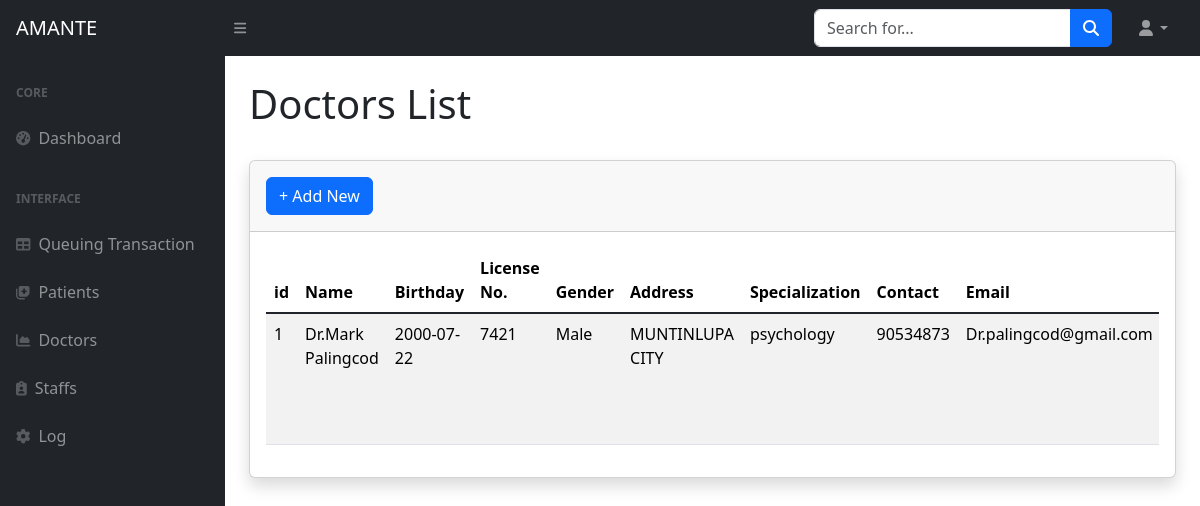
/admindoctors.php, run on the app's committed database.
### tables this page shows
CREATE TABLE `doctor` (
  `id` int(11) NOT NULL,
  `dname` varchar(255) NOT NULL,
  `birthday` date NOT NULL,
  `gender` varchar(10) NOT NULL,
  `address` varchar(200) NOT NULL,
  `department` varchar(100) NOT NULL,
  `specialization` varchar(150) NOT NULL,
  `contact` int(20) NOT NULL,
  `demail` varchar(150) NOT NULL,
  `docpassword` varchar(150) NOT NULL,
  `licno` int(10) NOT NULL,
  `status` int(10) NOT NULL
);

### ADMIN/doctors.php (the view, shortened to what this page needs)
<?php
require 'dbcon.php';
?>
<div class="container-fluid px-4">
    <h1 class="mt-4">Doctors List</h1>
    <br>
    <div class="card shadow mb-4" id="tablecard">
    <div class="card-header py-3">
    <button type="button" class="btn btn-primary" data-bs-toggle="modal" data-bs-target="#staticBackdrop">
    + Add New
    </button>
    </div>
    <div class="card-body">
        <div class="table-responsive"  id="table-responsive-id">
            <table class="table table-striped" id="dataTabledoctor">
                <thead>
                    <th>id</th>
                    <th>Name</th>
                    <th>Birthday</th>
                    <th>License No.</th>
                    <th>Gender</th>
                    <th>Address</th>
                    <th>Specialization</th>
                    <th>Contact</th>
                    <th>Email</th>
                </thead>
                <tbody>
                <?php
    $query = "SELECT * FROM doctor";
    $query_run = mysqli_query($con, $query);
    if(mysqli_num_rows($query_run) > 0) {
        foreach($query_run as $student) {
            ?>
                    <tr>
                        <td><?= $student['id']; ?></td>
                        <td><?= $student['dname']; ?></td>
                        <td><?= $student['birthday']; ?></td>
                        <td><?= $student['licno']; ?></td>
                        <td><?= $student['gender']; ?></td>
                        <td><?= $student['address']; ?></td>
                        <td><?= $student['specialization']; ?></td>
                        <td><?= $student['contact']; ?></td>
                        <td><?= $student['demail']; ?></td>
                    </tr>
                    <?php
                        }
                    } else {
                        echo "<h5> No Record Found </h5>";
                    }
                ?>
                </tbody>
            </table>
        </div>
    </div>
</div>
</div>
<link rel="stylesheet" href="https://cdn.jsdelivr.net/npm/bootstrap@5.1.3/dist/css/bootstrap.min.css">

### data on the page
doctor: id "1", dname "Dr.Mark Palingcod", birthday "2000-07-22", licno "7421", gender "Male", address "MUNTINLUPA CITY", specialization "psychology", contact "90534873", demail "Dr.palingcod@gmail.com"
